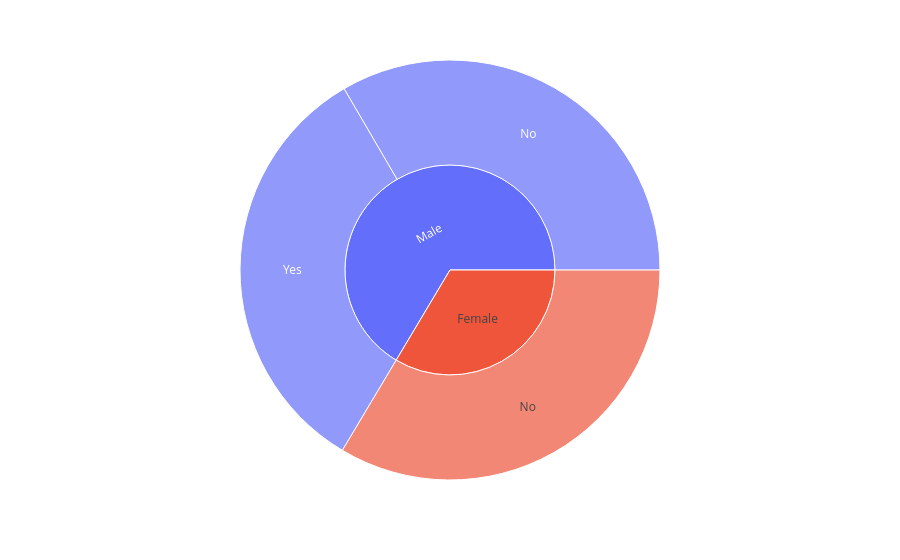

The notebook cell saved with this chart:
### Code cell
data_mean_of_purchase = data.groupby(['Gender', 'Promo Code Used'])['Purchase Amount (USD)'].mean().reset_index()

fig = px.sunburst(data_mean_of_purchase, path=['Gender', 'Promo Code Used'], values='Purchase Amount (USD)')

fig.show()

### Figure 1 — Plotly figure (JSON) as saved in the notebook; plotly's stock layout.template omitted (floating-point values rounded to 4 significant figures)
{"data": [{"branchvalues": "total", "domain": {"x": [0, 1], "y": [0, 1]}, "hovertemplate": "labels=%{label}<br>Purchase Amount (USD)=%{value}<br>parent=%{parent}<br>id=%{id}<extra></extra>", "ids": ["Female/No", "Male/No", "Male/Yes", "Female", "Male"], "labels": ["No", "No", "Yes", "Female", "Male"], "name": "", "parents": ["Female", "Male", "Male", "", ""], "type": "sunburst", "values": [60.25, 59.98, 59.28, 60.25, 119.3]}], "layout": {"autosize": true, "legend": {"tracegroupgap": 0}, "margin": {"t": 60}}}
